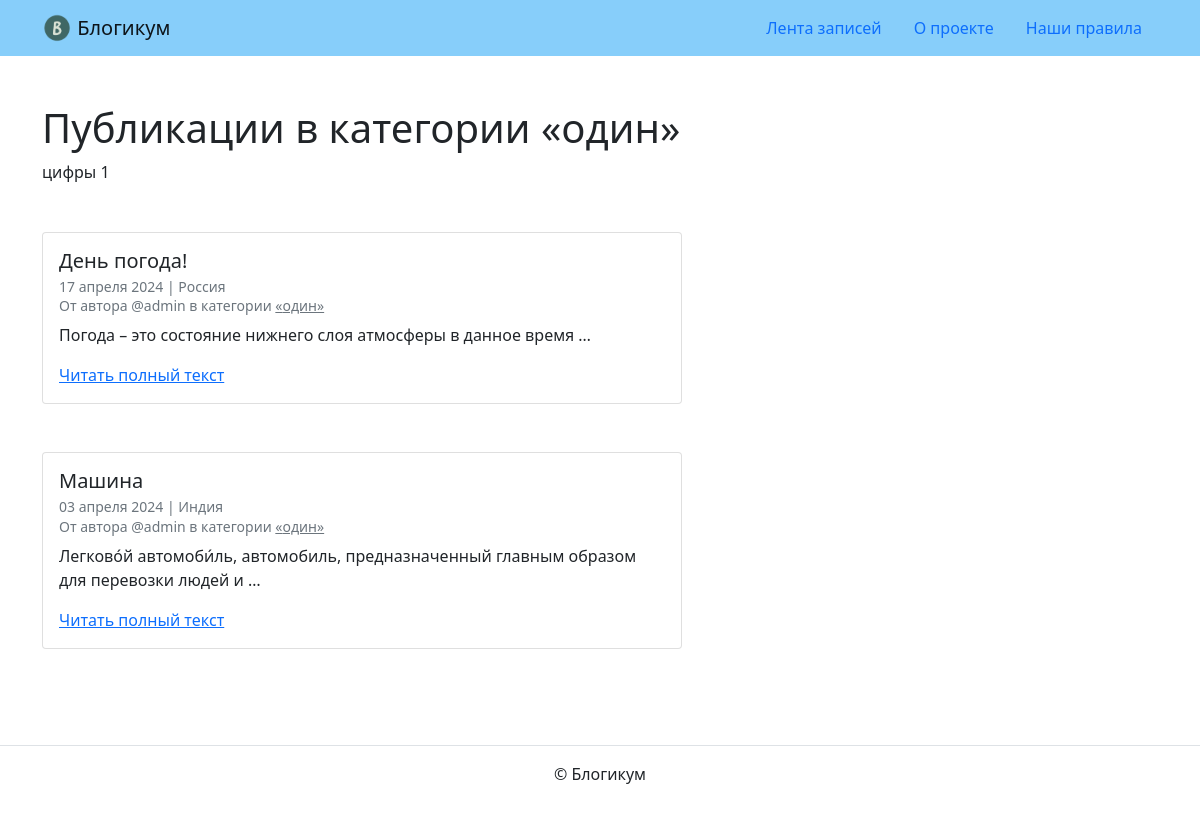
Screenshot of /category/odin/ with the database file from the repository.
### blog/models.py (models this page shows, shortened)
class PublishedModel(models.Model):
    is_published = models.BooleanField(default=True,
                                       verbose_name='Опубликовано',
                                       help_text=(
                                           'Снимите галочку, '
                                           'чтобы скрыть публикацию.'
                                       ))
    created_at = models.DateTimeField(auto_now_add=True,
                                      verbose_name='Добавлено')
    class Meta:
        abstract = True

class Category(PublishedModel):
    title = models.CharField(max_length=MAX_TITLE_LENGTH,
                             verbose_name='Заголовок')
    description = models.TextField(verbose_name='Описание')
    slug = models.SlugField(unique=True,
                            verbose_name='Идентификатор',
                            help_text=(
                                'Идентификатор страницы для URL; '
                                'разрешены символы латиницы, '
                                'цифры, дефис и подчёркивание.'
                            ))
    class Meta:
        verbose_name = 'категория'
        verbose_name_plural = 'Категории'

class Post(PublishedModel):
    title = models.CharField(max_length=MAX_TITLE_LENGTH,
                             verbose_name='Заголовок')
    text = models.TextField(verbose_name='Текст')
    pub_date = models.DateTimeField(verbose_name='Дата и время публикации',
                                    help_text=(
                                        'Если установить дату и время '
                                        'в будущем — можно делать '
                                        'отложенные публикации.'
                                    ))
    author = models.ForeignKey(User,
                               on_delete=models.CASCADE,
                               verbose_name='Автор публикации')
    location = models.ForeignKey(Location,
                                 on_delete=models.SET_NULL,
                                 null=True,
                                 verbose_name='Местоположение')
    category = models.ForeignKey(Category,
                                 on_delete=models.SET_NULL,
                                 null=True,
                                 verbose_name='Категория')
    class Meta:
        verbose_name = 'публикация'
        verbose_name_plural = 'Публикации'

class Location(PublishedModel):
    name = models.CharField(max_length=MAX_TITLE_LENGTH,
                            verbose_name='Название места')
    class Meta:
        verbose_name = 'местоположение'
        verbose_name_plural = 'Местоположения'

### blog/views.py (the view)
# urls.py: path('category/<slug:category_slug>/', views.category_posts,
def category_posts(request, category_slug):
    category = get_object_or_404(Category, slug=category_slug,
                                 is_published=True)
    post_list = get_published_posts().filter(category=category)
    return render(request, 'blog/category.html',
                  {'category': category, 'post_list': post_list})

### blog/utils.py (called while the page is built)
def get_published_posts():
    return Post.objects.filter(
        pub_date__lte=timezone.now(),
        is_published=True,
        category__is_published=True
    ).order_by('-pub_date')

### templates/blog/category.html (shortened to what this page needs)
{% extends "base.html" %}
{% block content %}
<h1>Публикации в категории «{{ category.title }}»</h1>
<p class="mb-5">{{ category.description }}</p>
{% for post in post_list %}
  <article class="mb-5">
    {% include "includes/post_card.html" %}
  </article>
{% endfor %}
{% endblock %}

### templates/includes/post_card.html
<div class="card" style="width: 40rem;">
  <div class="card-body">
    <h5 class="card-title">{{ post.title }}</h5>
    <h6 class="card-subtitle mb-2 text-muted">
      <small>
        {{ post.pub_date|date:"d E Y" }} | {% if post.location and post.location.is_published %}{{ post.location.name }}{% else %}Планета Земля{% endif %}<br>
        От автора @{{ post.author.username }} в категории {% include "includes/category_link.html" %}
      </small>
    </h6>
    <p class="card-text">{{ post.text|truncatewords:10 }}</p>
    <a href="{% url 'blog:post_detail' post.id %}" class="card-link">Читать полный текст</a>
  </div>
</div>

### templates/includes/category_link.html
<a class="text-muted" href="{% url 'blog:category_posts' post.category.slug %}">
  «{{ post.category.title }}»
</a>

### rows the page displays
Category: title "один", description "цифры 1"
Post: title "День погода!", pub_date "17 апреля 2024", location.name "Россия", author.username "admin", category "один", text "Погода – это состояние нижнего слоя атмосферы в данное время …"
Post: title "Машина", pub_date "03 апреля 2024", location.name "Индия", author.username "admin", category "один", text "Легково́й автомоби́ль, автомобиль, предназначенный главным образом для перевозки людей и …"
